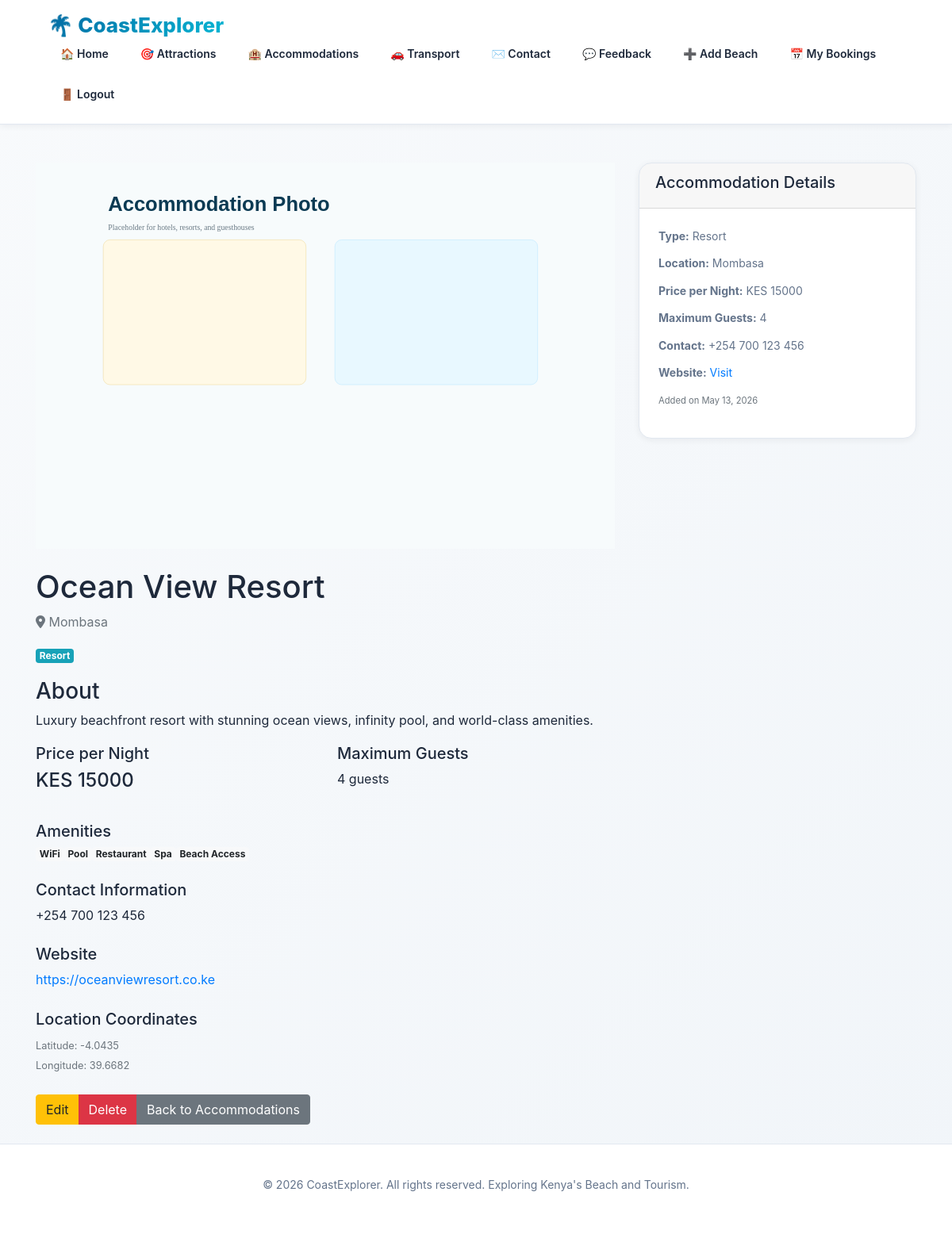
The page /accommodation/1/ (signed in) on the database as committed earlier.
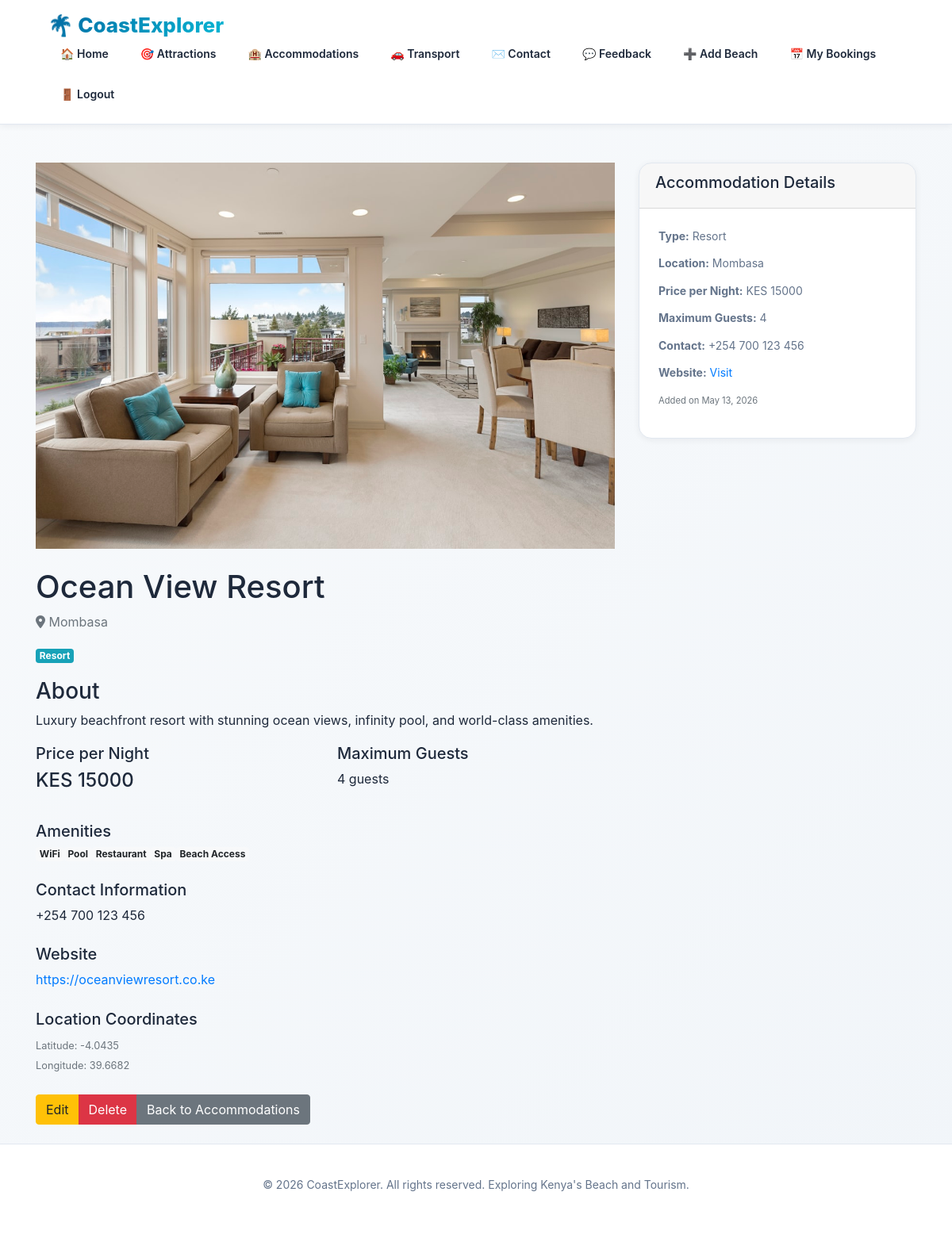
The same page on the database as committed later.
### tourism/models.py (models this page shows, shortened)
class Accommodation(models.Model):
    ACCOMMODATION_TYPE_CHOICES = [
        ('hotel', 'Hotel'),
        ('resort', 'Resort'),
        ('guesthouse', 'Guesthouse'),
        ('apartment', 'Apartment'),
        ('villa', 'Villa'),
        ('cottage', 'Cottage'),
        ('camp', 'Camp'),
        ('other', 'Other'),
    ]
    name = models.CharField(max_length=100)
    location = models.CharField(max_length=100)
    accommodation_type = models.CharField(max_length=20, choices=ACCOMMODATION_TYPE_CHOICES)
    description = models.TextField()
    price_per_night = models.IntegerField()
    max_guests = models.IntegerField(default=2)
    amenities = models.TextField(blank=True, help_text="Comma-separated list of amenities")
    image = models.ImageField(upload_to='accommodation_images/', blank=True, null=True)
    latitude = models.FloatField(blank=True, null=True)
    longitude = models.FloatField(blank=True, null=True)
    contact_info = models.CharField(max_length=200, blank=True)
    website = models.URLField(blank=True)
    created_at = models.DateTimeField(default=timezone.now)
    def get_amenities_list(self):
        if self.amenities:
            return [amenity.strip() for amenity in self.amenities.split(',')]
        return []

### tourism/views.py (the view)
# urls.py: path('accommodation/<int:id>/', views.accommodation_detail, name='accommodation_detail'),
@login_required
def accommodation_detail(request, id):
    accommodation = get_object_or_404(Accommodation, id=id)
    return render(request, 'accommodation_detail.html', {'accommodation': accommodation})

### tourism/templates/accommodation_detail.html (shortened to what the changed rows need)
{% extends 'base.html' %}
{% block content %}
<div class="container mt-5">
    <div class="row">
        <div class="col-md-8">
            {% if accommodation.image %}
                <img src="{{ accommodation.image.url }}" class="img-fluid mb-4" alt="{{ accommodation.name }}" style="max-height: 500px; object-fit: cover;">
            {% else %}
                <img src="https://images.unsplash.com/photo-1566073771259-6a8506099945?auto=format&fit=crop&w=1300&q=80" class="img-fluid mb-4" alt="{{ accommodation.name }}" style="max-height: 500px; object-fit: cover;">
            {% endif %}
            <h1>{{ accommodation.name }}</h1>
            <p class="text-muted mb-3">
                <i class="fas fa-map-marker-alt"></i> {{ accommodation.location }}
            </p>
            <div class="mb-3">
                <span class="badge badge-info">{{ accommodation.get_accommodation_type_display }}</span>
            </div>
            <h3>About</h3>
            <p>{{ accommodation.description }}</p>
            <div class="row mb-4">
                <div class="col-md-6">
                    <h5>Price per Night</h5>
                    <p class="h4">KES {{ accommodation.price_per_night }}</p>
                </div>
                <div class="col-md-6">
                    <h5>Maximum Guests</h5>
                    <p>{{ accommodation.max_guests }} guests</p>
                </div>
            </div>
            {% if accommodation.amenities %}
                <div class="mb-4">
                    <h5>Amenities</h5>
                    <div class="d-flex flex-wrap gap-2">
                    </div>
                </div>
            {% endif %}
            {% if accommodation.contact_info %}
                <div class="mb-4">
                    <h5>Contact Information</h5>
                    <p>{{ accommodation.contact_info }}</p>
                </div>
            {% endif %}
            {% if accommodation.website %}
                <div class="mb-4">
                    <h5>Website</h5>
                    <p><a href="{{ accommodation.website }}" target="_blank" rel="noopener noreferrer">{{ accommodation.website }}</a></p>
                </div>
            {% endif %}
            {% if accommodation.latitude and accommodation.longitude %}
                <div class="mb-4">
                    <h5>Location Coordinates</h5>
                    <p>
                        <small class="text-muted">
                            Latitude: {{ accommodation.latitude }}<br>
                            Longitude: {{ accommodation.longitude }}
                        </small>
                    </p>
                </div>
            {% endif %}
            <div class="btn-group mb-4" role="group">
                <a href="{% url 'update_accommodation' accommodation.id %}" class="btn btn-warning">Edit</a>
                <a href="{% url 'delete_accommodation' accommodation.id %}" class="btn btn-danger">Delete</a>
                <a href="{% url 'accommodations' %}" class="btn btn-secondary">Back to Accommodations</a>
            </div>
        </div>
        <div class="col-md-4">
            <div class="card">
                <div class="card-body">
                    <p><strong>Type:</strong> {{ accommodation.get_accommodation_type_display }}</p>
                    <p><strong>Location:</strong> {{ accommodation.location }}</p>
                    <p><strong>Price per Night:</strong> KES {{ accommodation.price_per_night }}</p>
                    <p><strong>Maximum Guests:</strong> {{ accommodation.max_guests }}</p>
                    {% if accommodation.contact_info %}
                        <p><strong>Contact:</strong> {{ accommodation.contact_info }}</p>
                    {% endif %}
                    {% if accommodation.website %}
                        <p><strong>Website:</strong> <a href="{{ accommodation.website }}" target="_blank" rel="noopener noreferrer">Visit</a></p>
                    {% endif %}
                    <p><small class="text-muted">Added on {{ accommodation.created_at|date:"F d, Y" }}</small></p>
                </div>
            </div>
        </div>
    </div>
</div>
{% endblock %}

Rows that differ between the two databases and show on the page:
changed Accommodation "Ocean View Resort": image: picture added
